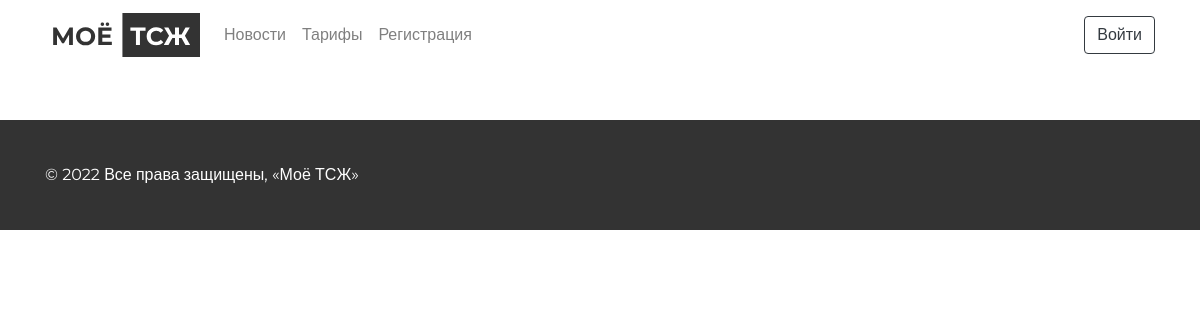
Page /reference/news/ on the earlier database version.
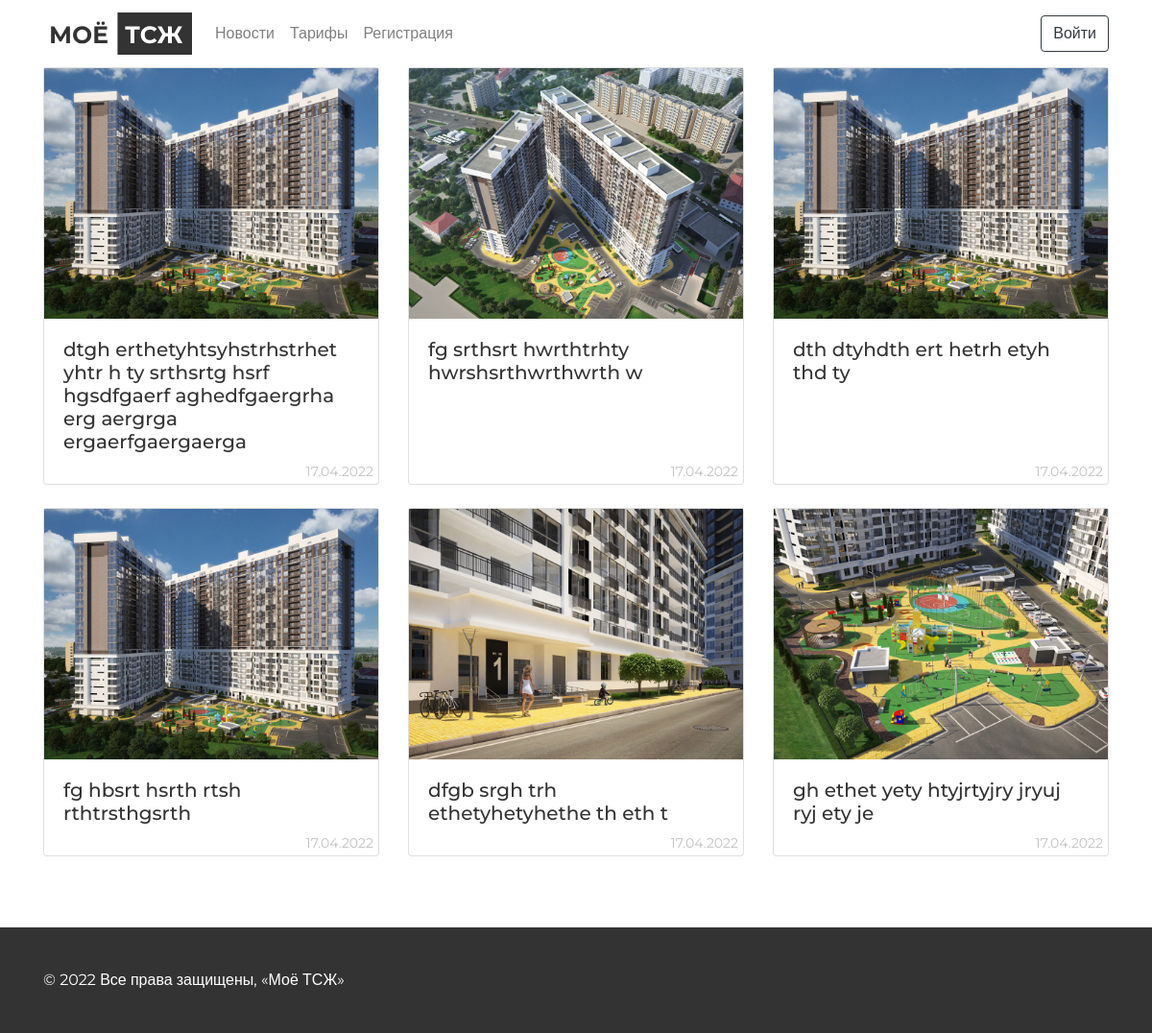
Same page on the later database version.
### reference/models.py (models this page shows, shortened)
class News(models.Model):
    title = models.CharField(max_length=255, verbose_name=_("Анонс"))
    image = models.ImageField(null=False, blank=False, verbose_name=_("Фото"))
    text = models.TextField(null=True, blank=True, verbose_name=_("Текст"))
    date = models.DateTimeField(
        default=datetime.now, verbose_name=_("Дата публикации")
    )
    class Meta:
        verbose_name = _("Новость")
        verbose_name_plural = _("Новости")

### reference/views.py (the view)
# urls.py: path("news/", NewsListView.as_view(), name="news-list"),
class NewsListView(ListView):
    model = News
    template_name = "news/list.html"
    def get_context_data(self, **kwargs):
        context = super().get_context_data(**kwargs)
        context['object_list'] = News.objects.all().order_by('-id')
        return context

### templates/news/list.html (shortened to what this page needs)
{% extends "base.html" %}
{% load static %}
{% block header %}
  {% include 'include/header.html' %}
{% endblock header %}
{% block content %}
  <section class="news-list">
    <div class="container">
      <div class="row">
        {% for item in object_list %}
          <div class="col-4 mb-4">
            <a class="news-link" href="{% url 'reference:news-detail' pk=item.pk %}">
              <div class="card h-100">
                {% if item.image %}
                  <img src="{{item.image.url}}" alt="image" class="img-fluid">
                {% endif %}
                <div style="position: relative;" class="card-body">
                  <h5 class="card-title">{{item.title}}</h5>
                  <p style="display: block; position: absolute; bottom: 2px; right: 5px; opacity: 0.3; font-size: 14px">{{ item.date|date:"d.m.Y" }}</p>
                </div>
              </div>
            </a>
          </div>
        {% endfor %}
      </div>
    </div>
  </section>
{% endblock content%}
{% block footer %}
  {% include 'include/footer.html' %}
{% endblock footer %}

### templates/base.html (shortened to what this page needs)
{% load static %}
<!DOCTYPE html>
<html lang="ru">
  <head>
    <link rel="stylesheet" href="https://cdn.jsdelivr.net/npm/bootstrap@4.1.3/dist/css/bootstrap.min.css">
    <link rel="stylesheet" type="text/css" href="{% static 'css/main.css' %}" />
  </head>
<body>
  {% block header %}{% endblock header %}
  <section class="content">
    {% block content %}{% endblock content %}
  </section>
  {% block footer %}{% endblock footer %}
  </body>
</html>

### templates/include/header.html (shortened to what this page needs)
{% load static %}
<nav class="navbar navbar-expand-lg navbar-light bg-white fixed-top">
  <div class="container">
    <a href="{% url 'home' %}">
      <img class="header-logo" src="{% static 'images/logo.svg' %}" alt="logo">
    </a>
    <div class="collapse navbar-collapse" id="navbarText">
      <ul class="navbar-nav mr-auto ml-3">
        <li class="nav-item">
          <a class="nav-link" href="{% url 'reference:news-list'  %}">Новости</a>
        </li>
        <li class="nav-item">
          <a class="nav-link" href="{% url 'reference:tariff'  %}">Тарифы</a>
        </li>
        {% if not user.is_authenticated %}
          <li class="nav-item">
            <a class="nav-link" href="{% url 'users:registration' %}">Регистрация</a>
          </li>
        {% endif %}
      </ul>
      <span class="navbar-text">
        {% if user.is_authenticated %}
          <a href="{% url 'users:account'  %}" class="mr-3">
            {{request.user.username}}
          </a>
          <button onclick="location.href='{% url 'logout' %}'" type="button" class="btn btn-outline-dark">Выйти</button>
        {% else %}
          <button onclick="location.href='{% url 'login' %}'" type="button" class="btn btn-outline-dark">Войти</button>
        {% endif %}
      </span>
    </div>
  </div>
</nav>

### templates/include/footer.html
{% load static %}
<footer class="footer">
  <div class="container">
    <div class="row">
      <div class="col-12">
        <div class="footer-box">
          <p>&copy 2022 Все права защищены, «Моё ТСЖ»</p>
        </div>
      </div>
    </div>
  </div>
</footer>

### static/css/main.css (style rules this page uses)
body { font-family: 'Montserrat', sans-serif; font-weight: 400; font-size: 16px; }
.account, .index, .registration, .news-detail, .news-list, .meter-readings, .tariff { padding-top: 70px; }
.news-link { text-decoration: none !important; color: #333; }
.footer { background: #333; margin-top: 50px; }
.footer-box { height: 110px; display: flex; align-items: center; color: #fff; }
*, *::before, *::after { box-sizing: border-box; }
ul[class], ol[class] { padding: 0; }
body, h1, h2, h3, h4, p, ul[class], ol[class], li, figure, figcaption, blockquote, dl, dd { margin: 0; }
body { min-height: 100vh; scroll-behavior: smooth; text-rendering: optimizeSpeed; line-height: 1.5; }
ul[class], ol[class] { list-style: none; }
a:not([class]) { text-decoration-skip-ink: auto; }
img { max-width: 100%; display: block; }
input, button, textarea, select { font: inherit; }

Differences in the rows shown:
added News: image (picture), title "dtgh erthetyhtsyhstrhstrhet yhtr h ty srthsrtg hsrf hgsdfgaerf aghedfgaergrha erg aergrga ergaerfgaergaerga", date "17.04.2022"
added News: image (picture), title "fg srthsrt hwrthtrhty hwrshsrthwrthwrth w", date "17.04.2022"
added News: image (picture), title "dth dtyhdth ert hetrh etyh thd ty", date "17.04.2022"
added News: image (picture), title "fg hbsrt hsrth rtsh rthtrsthgsrth", date "17.04.2022"
added News: image (picture), title "dfgb srgh trh ethetyhetyhethe th eth t", date "17.04.2022"
added News: image (picture), title "gh ethet yety htyjrtyjry jryuj ryj ety je", date "17.04.2022"
